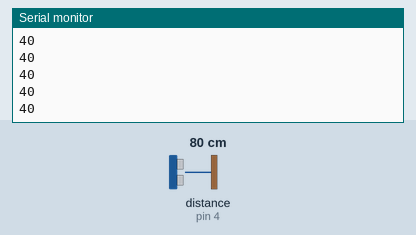
Simulated run of this sketch. Board: Arduino Uno, built with avr-gcc and run on an emulated ATmega328P. On the bench: the last lines printed to the serial monitor. Wiring (inferred from the names in the program): ultrasonic range finder: trigger pin 5; echo pin 4. The inputs (shaded band) are chosen by the test bench; at power-on: distance to the obstacle (sensor on pin 4) 80 cm. The echo pulse lasts 58.3 µs per cm; random numbers use the default seed unless the sketch sets one.

Above: at 1.5 s.
1.6 s: distance to the obstacle (sensor on pin 4) set to 2 cm
At 1.84 s:
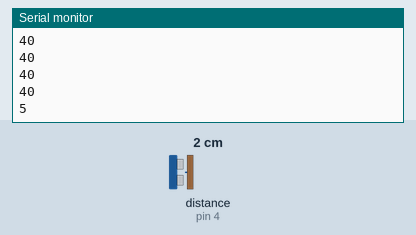
3.1 s: distance to the obstacle (sensor on pin 4) set to 9 cm
At 3.16 s:
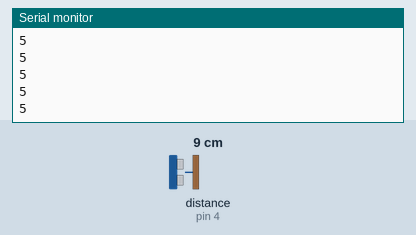
Timing chart, 0 to 6.1 s (numbered marks = the images above; inputs shaded):
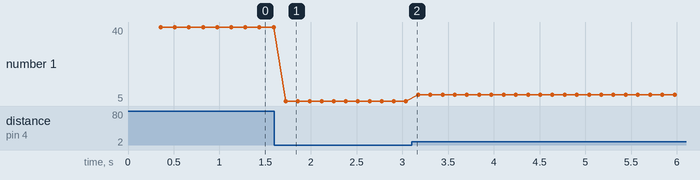

The sketch:

space-shooter-game.ino
```cpp
// ===================================================
// Space Blaster — Keyes 8x16 (TM1640) + HC-SR04
// Matrix: SDA=D6, SCL=D7 ; Sensor: TRIG=D5, ECHO=D4
// ===================================================

const int trigPin = 5;
const int echoPin = 4;

#define SDA_Pin 6   // Matrix SDA → D6
#define SCL_Pin 7   // Matrix SCL → D7

const int MIN_DISTANCE = 5;
const int MAX_DISTANCE = 40;

int pelletY = 2;
int enemyY  = 15;
int enemyX  = 3;

unsigned long lastEnemyMove = 0;
const int ENEMY_MOVE_INTERVAL = 200;
const int FRAME_DELAY         = 100;

// FWD
void matrix_display(unsigned char matrix_value[]);
void IIC_start(); void IIC_send(unsigned char d); void IIC_end();

void setup() {
  pinMode(trigPin, OUTPUT);
  pinMode(echoPin, INPUT);

  pinMode(SCL_Pin, OUTPUT);
  pinMode(SDA_Pin, OUTPUT);
  digitalWrite(SCL_Pin, HIGH);
  digitalWrite(SDA_Pin, HIGH);

  Serial.begin(9600);
  randomSeed(analogRead(A0));

  // Self-test then CLEAR
  unsigned char f[16];
  for (int i=0;i<16;i++) f[i]=0xFF; matrix_display(f); delay(300);
  for (int i=0;i<16;i++) f[i]=0x00; matrix_display(f);
}

void loop() {
  //Read averaged distance, with fallback to last good reading
  static int lastGoodDist = 20;  // start mid-range
  long total = 0;
  const int samples = 5;

  for (int i = 0; i < samples; i++) {
    digitalWrite(trigPin, LOW);  delayMicroseconds(2);
    digitalWrite(trigPin, HIGH); delayMicroseconds(10);
    digitalWrite(trigPin, LOW);
    long duration = pulseIn(echoPin, HIGH, 60000); // generous timeout
    if (duration > 0) total += duration;
    delay(5);
  }

  int distance;
  if (total == 0) {
    // No echo this frame so reuse last good value
    distance = lastGoodDist;
  } else {
    distance = (total / samples) * 0.0343 / 2;
    distance = constrain(distance, MIN_DISTANCE, MAX_DISTANCE);
    lastGoodDist = distance;
  }
  Serial.println(distance);

  //Map distance to ship column (1..6 used for 3-wide base)
  int col = map(distance, MIN_DISTANCE, MAX_DISTANCE, 6, 1);
  col = constrain(col, 1, 6);

  //Clear frame
  unsigned char frame[16];
  for (int i = 0; i < 16; i++) frame[i] = 0x00;

  //Draw ship
  frame[0] |= (0b00000111 << (col - 1)); // base
  frame[1] |= (0b00000001 << col);       // tip

  //Pellet logic
  static int prevPelletY = 2;
  bool hit = false;

  for (int y = prevPelletY; y <= pelletY; y++) {
    if ((y == enemyY || y == enemyY - 1) &&
        (col >= enemyX && col <= enemyX + 1)) {
      hit = true; break;
    }
  }

  if (hit) {
    enemyY = 15;
    enemyX = random(0, 6);
    pelletY = 2; prevPelletY = 2;
  } else {
    prevPelletY = pelletY;
    pelletY++;
    if (pelletY >= 16) { pelletY = 2; prevPelletY = 2; }
  }

  if (pelletY < 16) frame[pelletY] |= (0b00000001 << col);

  //Enemy movement
  unsigned long now = millis();
  if (!hit && now - lastEnemyMove >= ENEMY_MOVE_INTERVAL) {
    lastEnemyMove = now;
    if (enemyY >= 1) enemyY--;
    else { enemyY = 15; enemyX = random(0, 6); }
  }

  if (!hit && enemyY >= 1) {
    frame[enemyY]     |= (0b00000011 << enemyX);
    frame[enemyY - 1] |= (0b00000011 << enemyX);
  }

  matrix_display(frame);
  delay(FRAME_DELAY);
}

// ===== TM1640 driver =====
void matrix_display(unsigned char v[]) {
  // Data command: write, auto-increment
  IIC_start(); IIC_send(0x40); IIC_end();

  // Address + 16 bytes
  IIC_start(); IIC_send(0xC0);
  for (int i=0;i<16;i++) IIC_send(v[i]);
  IIC_end();

  // Display on + max brightness
  IIC_start(); IIC_send(0x8F); IIC_end();
}

void IIC_start(){
  digitalWrite(SCL_Pin, HIGH); delayMicroseconds(3);
  digitalWrite(SDA_Pin, HIGH); delayMicroseconds(3);
  digitalWrite(SDA_Pin, LOW);  delayMicroseconds(3);
}
void IIC_send(unsigned char d){
  for (char i=0;i<8;i++){
    digitalWrite(SCL_Pin, LOW);  delayMicroseconds(3);
    digitalWrite(SDA_Pin, (d & 0x01)?HIGH:LOW);
    delayMicroseconds(3);
    digitalWrite(SCL_Pin, HIGH); delayMicroseconds(3);
    d >>= 1;
  }
}
void IIC_end(){
  digitalWrite(SCL_Pin, LOW);  delayMicroseconds(3);
  digitalWrite(SDA_Pin, LOW);  delayMicroseconds(3);
  digitalWrite(SCL_Pin, HIGH); delayMicroseconds(3);
  digitalWrite(SDA_Pin, HIGH); delayMicroseconds(3);
}
```

Measured:
- after the input at 1.6 s, the serial monitor: prints a new line after 0.12 s (image 1)
- plotted number 1: 40 → 5 after the input at 1.6 s, 5 → 8 after the input at 3.1 s
